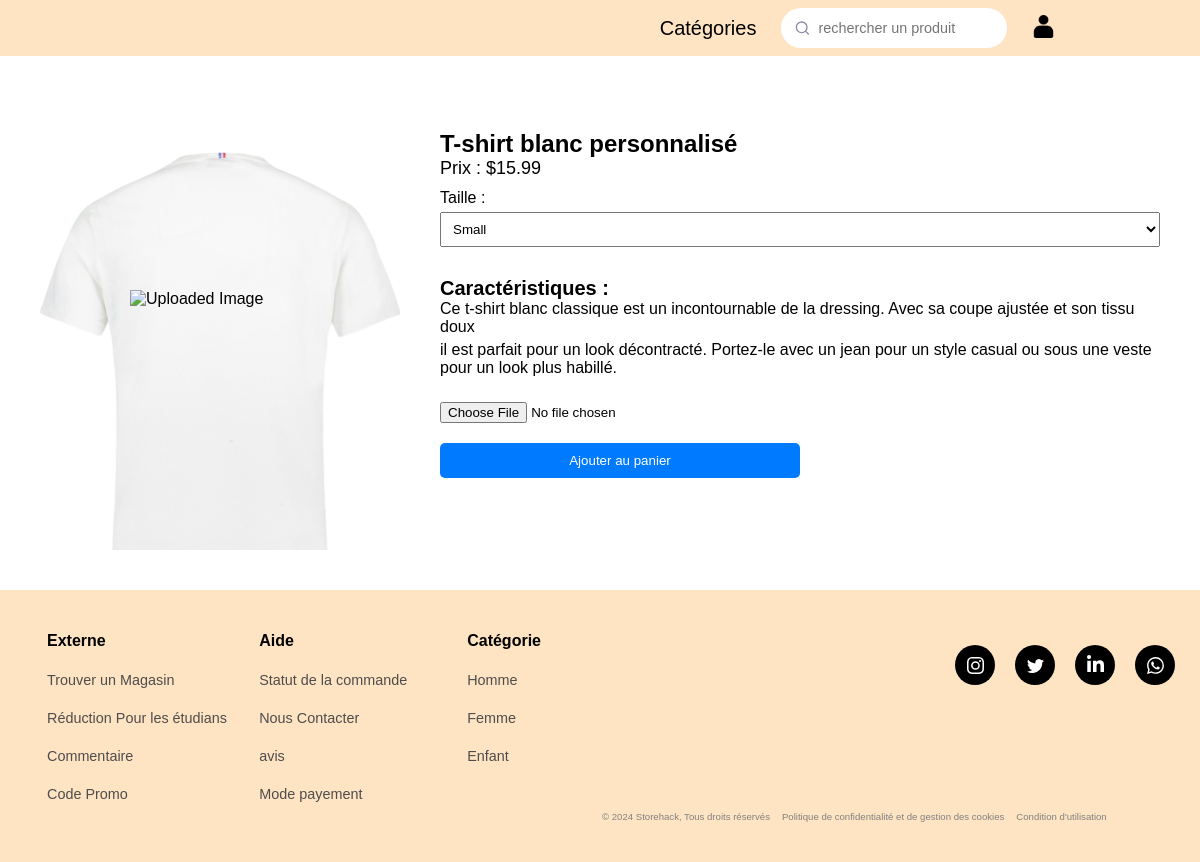
The page /personnaliser.php?id=1 on the database its author committed.
### tables this page shows
CREATE TABLE Produit (
    ID_produit INT AUTO_INCREMENT PRIMARY KEY,
    Nom VARCHAR(255),
    Description TEXT,
    Prix DECIMAL(10, 2),
    Promotion VARCHAR(3),
    Sexe VARCHAR(255),
    
    nb_image INT,
    Mail VARCHAR(50),
    FOREIGN KEY (Mail) REFERENCES Utilisateur(Mail)
);

### personnaliser.php (the view, shortened to what this page needs)
<!DOCTYPE html>
<html lang="en">
<head>
    <link rel="stylesheet" href="css/description.css">
    <link rel="stylesheet" href="css/nav-bar.css">
    <link rel="stylesheet" href="css/t-shirt.css">
</head>
<body>
<?php
include "includes/header.php"
?>
<?php
include('php/login.php');
if(isset($_GET['id'])) {
    $id_produit = $_GET['id'];
    $query = "SELECT * FROM Produit WHERE ID_produit = :id_produit";
    $stmt = $pdo->prepare($query);
    $stmt->bindParam(':id_produit', $id_produit, PDO::PARAM_INT);
    $stmt->execute();
    $produit = $stmt->fetch(PDO::FETCH_ASSOC);
    if($produit) {
        $nom_produit = $produit['Nom'];
        $prix_produit = $produit['Prix'];
        $caracteristiques = explode(',', $produit['Description']);
    } else {
        header('Location: erreur.php');
        exit();
    }
} else {
    header('Location: erreur.php');
    exit();
}
?>
<main class="product-main">
    <div class="product-image2">
        <img class="taille-img" id="uploadedImage" src="#" alt="Uploaded Image">
    </div>
    <div class="product-details">
        <h1><?php echo $nom_produit; ?></h1>
        <p>Prix : $<?php echo $prix_produit; ?></p>
        <label for="size">Taille :</label>
        <select id="size">
            <option value="small">Small</option>
        </select>
        <h2>Caractéristiques :</h2>
        <ul>
            <?php foreach($caracteristiques as $caracteristique) : ?>
                <li><?php echo $caracteristique; ?></li>
            <?php endforeach; ?>
        </ul>
        <input type="file" id="fileInput" accept="image/*">
        <button>Ajouter au panier</button>
    </div>
</main>
<?php
include "includes/footer.php"
?>
</body>
</html>

### includes/header.php (shortened to what this page needs)
<header>
    <nav class="navbar">
        <div class="nav-links">
            <ul class="standard-ul ma-liste">
                <li class="deroulant nav-li marge-li"><a href="#" id="cat">Catégories</a>
                </li>
                <li class="form">
                    <button id="submitButton">
                        <svg width="17" height="16" fill="none" xmlns="http://www.w3.org/2000/svg" role="img" aria-labelledby="search">
                            <path d="M7.667 12.667A5.333 5.333 0 107.667 2a5.333 5.333 0 000 10.667zM14.334 14l-2.9-2.9" stroke="currentColor" stroke-width="1.333" stroke-linecap="round" stroke-linejoin="round"></path>
                        </svg>
                    </button>
                    <input class="input" id="textInput" placeholder="rechercher un produit" required="" type="text">
                </li>
                <?php if (isset($_SESSION['Mail']))
                {
                    if ($_SESSION['Type_utilisateur'] === "admin")
                    {
                        echo "
                        <li class=\"nav-li marge-li \"><a href=\"article_en_vente.php\"><img class='icone' src=\"assets/icon/add.png\" id=\"coeur\" alt=\"\"></a></li>
                        <li class=\"nav-li marge-li \"><a href=\"admin.php\"><img class='icone' src=\"assets/icon/admin.png\" id=\"user\" alt=\"\"></a></li>
                        <li class=\"nav-li marge-li \"><a href=\"php/logout.php\"><img class='icone' src=\"assets/icon/logout.png\" id=\"user\" alt=\"\"></a></li>
                        "
                    ;}
                    elseif ($_SESSION['Type_utilisateur'] === "client")
                    {
                        echo "
                        <li class=\"nav-li marge-li \"><a href=\"panier.php\"><img class='icone' src=\"assets/icon/panier.png\" id=\"panier\" alt=\"\"></a></li>
                        <li class=\"nav-li marge-li \"><a href=\"utilisateur.php\"><img class='icone' src=\"assets/icon/user.png\" id=\"user\" alt=\"\"></a></li>
                        <li class=\"nav-li marge-li \"><a href=\"php/logout.php\"><img class='icone' src=\"assets/icon/logout.png\" id=\"user\" alt=\"\"></a></li>
                        "
                    ;}
                }
                else echo "
                <li class=\"nav-li marge-li \"><a href=\"connexion.php\"><img class='icone' src=\"assets/icon/user.png\" id=\"user\" alt=\"\"></a></li>
                ";?>
            </ul>
        </div>
    </nav>
</header>

### includes/footer.php (shortened to what this page needs)
<footer>
    <div class="footer-container">
        <div class="category">
            <div class="social">
                <div class="card">
                    <a class="socialContainer containerOne" href="#">
                    </a>
                    <a class="socialContainer containerTwo" href="#">
                        </a>
                    <a class="socialContainer containerThree" href="#">
                    </a>
                    <a class="socialContainer containerFour" href="#">
                    </a>
                </div>
            </div>
            <table class="flooter">
                <tr>
                    <td class="aled tdpournavbarre"><p style="font-size: 1rem;     font-weight: bold;" >Externe</p></td>
                    <td class="aled tdpournavbarre"><p style="font-size: 1rem;     font-weight: bold; ">Aide</p></td>
                    <td class="aled tdpournavbarre"><p style="font-size: 1rem;     font-weight: bold; ">Catégorie</p></td>
                </tr>
                <tr>
                    <td class="aled tdpournavbarre"><a class="liensfooter" href=" ">Trouver un Magasin</a></td>
                    <td class="aled tdpournavbarre"><a class="liensfooter" href=" ">Statut de la commande</a></td>
                    <td class="aled tdpournavbarre"><a class="liensfooter" href="recherche.php?mot_recherche=<?= urlencode('homme unisex') ?>">Homme</a></td>
                </tr>
                <tr>
                    <td class="aled tdpournavbarre"><a class="liensfooter" href=" ">Réduction Pour les étudians</a></td>
                    <td class="aled tdpournavbarre"><a class="liensfooter" href=" ">Nous Contacter</a></td>
                    <td class="aled tdpournavbarre"><a class="liensfooter" href="recherche.php?mot_recherche=<?= urlencode('femme unisex') ?>">Femme</a></td>
                </tr>
                <tr>
                    <td class="aled tdpournavbarre"><a class="liensfooter" href=" ">Commentaire</a></td>
                    <td class="aled tdpournavbarre"><a class="liensfooter" href=" ">avis</a></td>
                    <td class="aled tdpournavbarre"><a class="liensfooter" href="recherche.php?mot_recherche=<?= urlencode('enfant') ?>">Enfant</a></td>
                </tr>
                <tr>
                    <td class="aled tdpournavbarre"><a class="liensfooter" href=" ">Code Promo</a></td>
                    <td class="aled tdpournavbarre"><a class="liensfooter" href=" ">Mode payement</a></td>
                    <td>
                        <div class="crédit">
                            <table>
                                <tr>
                                    <td class="tdpournavbarre"><a class="crédit_texte ">© 2024 Storehack,  Tous droits réservés</a></td>
                                    <td class="tdpournavbarre"><a class="crédit_texte " href="">Politique de confidentialité et de gestion des cookies</a></td>
                                    <td class="tdpournavbarre"><a class="crédit_texte " href="">Condition d'utilisation</a></td>
                                </tr>
                            </table>
                        </div>
                    </td>
                </tr>
            </table>
            <br>
        </div>
    </div>
</footer>

### css/description.css (style rules this page uses)
.product-main { display: flex; }
.product-image2 { width: 45vh; height: 50vh; background-image: url('../image/image/1/t-shirt.png'); background-size: cover; position: relative; margin: 20px; }
.taille-img { min-width: 50%; min-height: 30%; max-width: 80%; max-height: 80%; position: absolute; top: 50%; left: 50%; }
.product-details { flex: 1; padding: 0 20px; }
.product-details h1 { font-size: 24px; margin-top: 0; }
.product-details p { font-size: 18px; }
.product-details label { display: block; margin-top: 10px; }
.product-details select { width: 100%; padding: 8px; margin-top: 5px; margin-bottom: 15px; }
.product-details h2 { font-size: 20px; margin-top: 15px; }
.product-details ul { list-style-type: none; padding: 0; }
.product-details li { margin-bottom: 5px; }
.product-details button { display: block; width: 30vw; padding: 10px; background-color: #007bff; color: #fff; border: none; border-radius: 5px; cursor: pointer; margin-top: 20px; }
main { max-width: 100%; margin-top: 50px; padding: 20px; }

### css/nav-bar.css (style rules this page uses)
* { margin: 0; padding: 0; text-decoration: none; list-style: none; }
html { scrollbar-width: none; overflow-x: hidden; }
body { font-family: 'Poppins', sans-serif; }
header { height: 7.5vh; width: 100%; background-color: white; background-size: cover; }
.navbar { position: fixed; padding: 1vh 10vw; display: flex block; background-color: bisque; justify-content: space-between; align-items: center; width: 100%; box-sizing: border-box; z-index: 999; transition: padding 0.3s; }
.navbar a { color: black; }
.icone { width: 23px; height: 23px; }
.navbar .nav-links .standard-ul { display: flex; }
.navbar .nav-links ul .marge-li { margin: 0 25px; }
.deroulant { font-size: 20px; }
.nav-li { display: flex; align-items: center; }
footer { background-color: bisque; color: black; padding: 30px; text-align: center; position: relative; left: 0; bottom: 0; }
.crédit { position: absolute; width: 50vw; right: 0; }
.crédit_texte { font-size: 0.6rem; text-decoration: none; color: gray; margin-right: 10px; }
.flooter { padding-left: 0%; width: 90%; }
.tdpournavbarre { padding: 10px 0; text-align: left; }
.aled { font-size: 0.9rem; padding-left: 15px; width: 50% !important; }
.category { width: 50%; }
.form button { border: none; background: none; color: #8b8ba7; }
.form { --timing: 0.3s; --width-of-input: 200px; --height-of-input: 40px; --border-height: 2px; --input-bg: #fff; --border-color: black; --border-radius: 30px; --after-border-radius: 1px; position: relative; width: var(--width-of-input); height: var(--height-of-input); display: flex; align-items: center; padding-inline: 0.8em; border-radius: var(--border-radius); transition: border-radius 0.5s ease; background: var(--input-bg,#fff); }
.input { font-size: 0.9rem; background-color: transparent; width: 100%; height: 100%; padding-inline: 0.5em; padding-block: 0.7em; border: none; }
.form:before { content: ""; position: absolute; background: var(--border-color); transform: scaleX(0); transform-origin: center; width: 100%; height: var(--border-height); left: 0; bottom: 0; border-radius: 1px; transition: transform var(--timing) ease; }
.form svg { width: 17px; margin-top: 3px; }
.social { position: absolute; right: 0; }
.card { width: fit-content; height: fit-content; display: flex; align-items: center; justify-content: center; padding: 25px 25px; gap: 20px; }
.socialContainer { width: 40px; height: 40px; border-radius: 50%; background-color: rgb(0, 0, 0); display: flex; align-items: center; justify-content: center; overflow: hidden; transition-duration: .3s; }
.socialSvg { width: 17px; }
.liensfooter { text-decoration: none; color: rgb(79, 76, 76); }
.footer-container { display: flex; width: 100%; }

### css/t-shirt.css (style rules this page uses)
body { font-family: Arial, sans-serif; }
#uploadedImage { max-width: 15vw; max-height: 40vh; position: absolute; top: 50%; left: 50%; transform: translate(-50%, -50%); }
#fileInput { margin-top: 20px; }

### rows shown on the page
produit: Nom "T-shirt blanc personnalisé", Prix "15.99", Description "Ce t-shirt blanc classique est un incontournable de la dressing. Avec sa coupe ajustée et son tissu doux", Description "il est parfait pour un look décontracté. Portez-le avec un jean pour un style casual ou sous une veste pour un look plus habillé."
